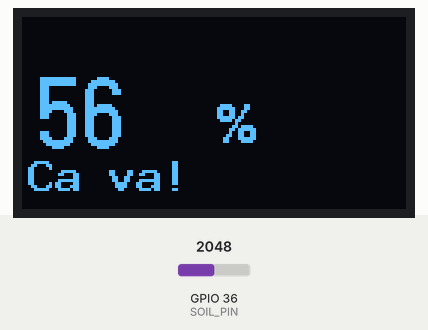
Bench run of a program on a simulated ESP32. On the bench: 128×64 one-colour display. The inputs (shaded band) are chosen by the test bench; at power-on: GPIO 36 (SOIL_PIN) = 2048 (analog values on the 0–4095 scale). What the program prints to the serial monitor is not drawn.

Above: at 3.8 s.
3.9 s: GPIO 36 (SOIL_PIN) set to 2308
At 8.7 s:
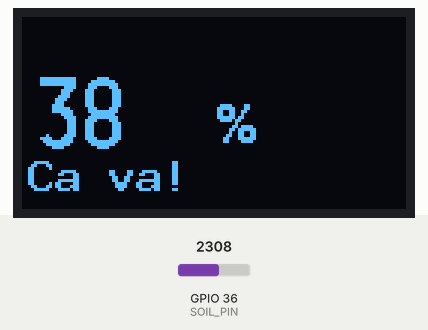
9.5 s: GPIO 36 (SOIL_PIN) set to 2436
At 13.4 s:
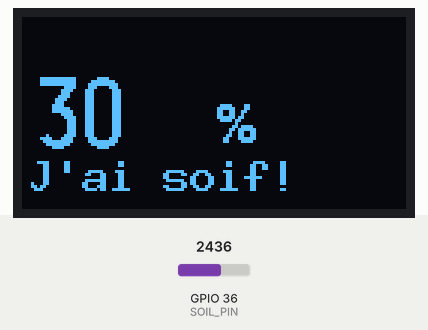
15.1 s: GPIO 36 (SOIL_PIN) set to 1228
At 18.2 s:
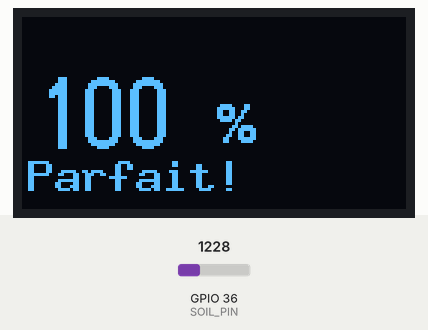
20.7 s: GPIO 36 (SOIL_PIN) set to 1774
At 24.2 s:
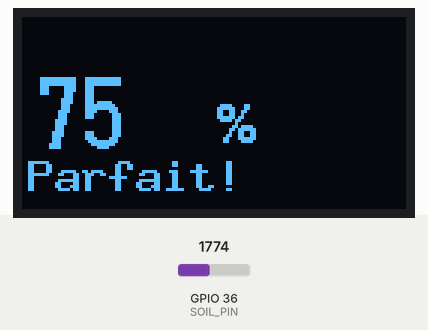
26.3 s: GPIO 36 (SOIL_PIN) set to 1912
At 28.9 s:
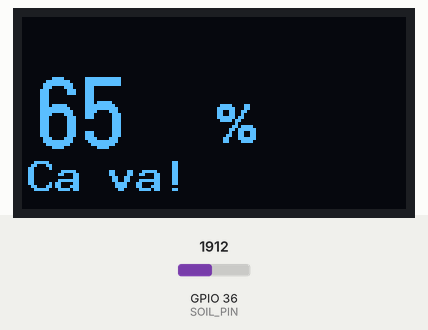
31.9 s: GPIO 36 (SOIL_PIN) set to 491
At 33.7 s:
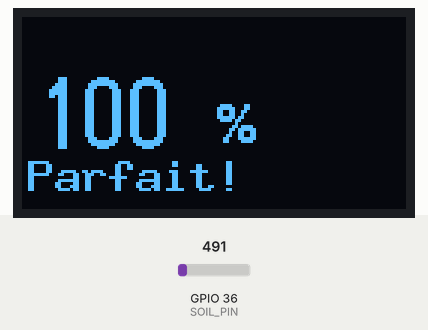
Timing chart, 0 to 35.2 s (numbered marks = the images above; inputs shaded):
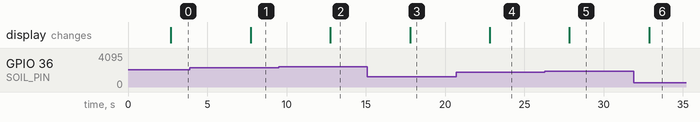

Measured:
- the behaviour switches between 2362 and 2363 on GPIO 36 (SOIL_PIN) (found by bisection; images 1 and 2)
- the behaviour switches between 1848 and 1849 on GPIO 36 (SOIL_PIN) (found by bisection; images 4 and 5)
- after the input at 3.9 s, the display: changes after 3.8 s (image 1)
- after the input at 9.5 s, the display: changes after 3.3 s (image 2)
- after the input at 15.1 s, the display: changes after 2.7 s (image 3)
- after the input at 20.7 s, the display: changes after 2.1 s (image 4)
- after the input at 26.3 s, the display: changes after 1.5 s (image 5)
- after the input at 31.9 s, the display: changes after 0.97 s (image 6)

The program:

main.cpp
```cpp
#include <Arduino.h>
#include <Wire.h>
#include <U8g2lib.h>
#include "config.h"

U8G2_SSD1306_128X64_NONAME_F_HW_I2C oled(U8G2_R0, U8X8_PIN_NONE, I2C_SCL_PIN, I2C_SDA_PIN);

// Calculate moisture percentage based on raw ADC value
// The formula is: percent = (raw - DRY_VALUE) * 100 / (WET_VALUE - DRY_VALUE)
//
static int calculateMoisturePercent(int raw) {
  // Avoid division by zero if DRY_VALUE equals WET_VALUE, and constrain the result to 0-100%
  if (WET_VALUE == DRY_VALUE) {
    return 0;
  }
  int percent = lroundf((float)(raw - DRY_VALUE) * 100.0f / (float)(WET_VALUE - DRY_VALUE));
  return constrain(percent, 0, 100);
}

// Determine moisture status based on percentage thresholds (with fun messages :D)
static const char* moistureStatus(int percent) {
  if (percent <= STATUS_DRY_MAX) {
    return "J'ai soif!";
  }
  if (percent <= STATUS_MOIST_MAX) {
    return "Ca va!";
  }
  return "Parfait!";
}

// This will draw the moisture percentage and status on the OLED display
static void drawDisplay(int percent, const char* status) {
  char pctStr[5];
  snprintf(pctStr, sizeof(pctStr), "%d", percent);

  oled.clearBuffer();

  // Moisture %
  oled.setFont(u8g2_font_logisoso24_tn);
  oled.drawStr(4, 44, pctStr);

  oled.setFont(u8g2_font_helvB14_tf);
  oled.drawStr(64, 42, "%");

  // Status below the % area
  oled.setFont(u8g2_font_9x15B_tf);
  oled.drawStr(2, 58, status);

  oled.sendBuffer();
}

// Setup function initializes Serial, ADC, I2C, and OLED display
// It also scans for I2C devices and prints their addresses to Serial, for debugging purposes.
void setup() {
  Serial.begin(SERIAL_BAUDRATE);
  delay(200);

  pinMode(SOIL_PIN, INPUT);
  analogReadResolution(12);
  analogSetPinAttenuation(SOIL_PIN, ADC_11db);

  Wire.begin(I2C_SDA_PIN, I2C_SCL_PIN);

  Serial.println("Scanning I2C...");
  // This loop scans for I2C devices on the bus and prints their addresses to Serial. Normally, you would only see the OLED's address (0x3C) if it's connected properly.
for (uint8_t addr = 1; addr < 127; addr++) {
  Wire.beginTransmission(addr);
  if (Wire.endTransmission() == 0) {
    Serial.print("Found device at 0x");
    Serial.println(addr, HEX);
  } else {
    Serial.print("No device at 0x");
    Serial.println(addr, HEX);
  }
}
  // Initialize the OLED display, set the I2C address, and show a startup message
  oled.setI2CAddress(OLED_I2C_ADDRESS << 1); // U8g2 uses 8-bit I2C address
  oled.begin();

  oled.clearBuffer();
  oled.setFont(u8g2_font_6x13_tf);
  oled.drawStr(0, 16, "ESP32 Moisture Monitor");
  oled.drawStr(0, 32, "Init complete...");
  oled.sendBuffer();
}

// Main loop reads the soil moisture, calculates the percentage, determines the status, and updates the OLED display every READ_INTERVAL_MS milliseconds.
void loop() {
  const int raw = analogRead(SOIL_PIN);
  const int percent = calculateMoisturePercent(raw);
  const char* status = moistureStatus(percent);

  // Raw ADC only on Serial (for debugging)
  Serial.print("Raw ADC: ");
  Serial.print(raw);
  Serial.print(" | Moisture: ");
  Serial.print(percent);
  Serial.print("% | Status: ");
  Serial.println(status);

  drawDisplay(percent, status);

  // Delay defined in config.h, e.g., 1000ms = 1 second
  delay(READ_INTERVAL_MS);
}
```

config.h
```cpp
#pragma once

// Pin map
#define SOIL_PIN 36       // VP / GPIO36 -> soil AOUT (ADC1)
#define I2C_SDA_PIN 21    // IO21 -> oled SDA
#define I2C_SCL_PIN 22    // IO22 -> oled SCL
#define OLED_I2C_ADDRESS 0x3C

// Serial
#define SERIAL_BAUDRATE 9600

// Read/update interval
#define READ_INTERVAL_MS 5000

// Calibration (raw ADC values based on wet soil and air readings)
#define DRY_VALUE 2870
#define WET_VALUE 1400

// Status thresholds in % (0=dry, 100=wet)
#define STATUS_DRY_MAX 34
#define STATUS_MOIST_MAX 69
```
